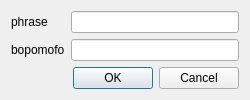
<?xml version="1.0" encoding="UTF-8"?>
<ui version="4.0">
 <class>UserphraseDialog</class>
 <widget class="QDialog" name="UserphraseDialog">
  <property name="geometry">
   <rect>
    <x>0</x>
    <y>0</y>
    <width>250</width>
    <height>100</height>
   </rect>
  </property>
  <property name="sizePolicy">
   <sizepolicy hsizetype="Fixed" vsizetype="Fixed">
    <horstretch>0</horstretch>
    <verstretch>0</verstretch>
   </sizepolicy>
  </property>
  <property name="windowTitle">
   <string>Add new user phrase</string>
  </property>
  <widget class="QWidget" name="centralWidget">
   <property name="geometry">
    <rect>
     <x>0</x>
     <y>0</y>
     <width>250</width>
     <height>100</height>
    </rect>
   </property>
   <layout class="QGridLayout" name="gridLayout">
    <property name="sizeConstraint">
     <enum>QLayout::SetDefaultConstraint</enum>
    </property>
    <item row="0" column="0">
     <widget class="QLabel" name="labelPhrase">
      <property name="text">
       <string>phrase</string>
      </property>
     </widget>
    </item>
    <item row="0" column="1">
     <widget class="QLineEdit" name="phrase"/>
    </item>
    <item row="1" column="0">
     <widget class="QLabel" name="labelBopomofo">
      <property name="text">
       <string>bopomofo</string>
      </property>
     </widget>
    </item>
    <item row="1" column="1">
     <widget class="QLineEdit" name="bopomofo"/>
    </item>
    <item row="2" column="0" colspan="2">
     <widget class="QDialogButtonBox" name="buttonBox">
      <property name="standardButtons">
       <set>QDialogButtonBox::Cancel|QDialogButtonBox::Ok</set>
      </property>
     </widget>
    </item>
   </layout>
  </widget>
 </widget>
 <layoutdefault spacing="6" margin="11"/>
 <resources/>
 <connections/>
</ui>
